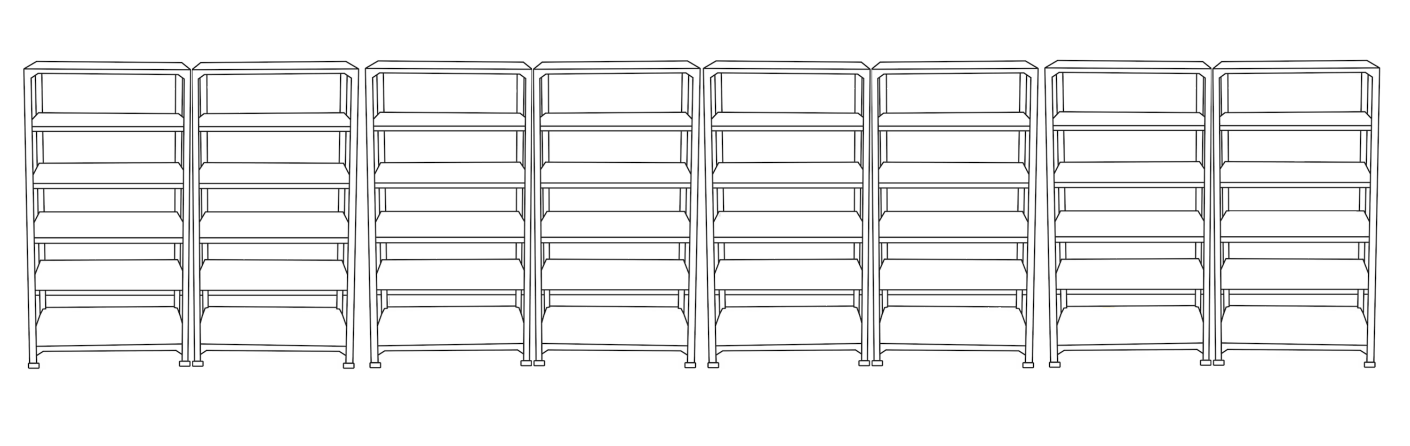
#> input picture backend/src/utils/Imagenes/Mueble.png, 2820 x 892 px, found by its file name (shown at 1/2 size)
$ python GEN.py
#> lines starting #> are read from the running program, lines starting #| are printed output that depends on the picture
import os
from PIL import Image, ImageDraw, ImageFont, ImageFilter

# ======== CONFIGURACIÓN GENERAL ========
BASE_IMAGE = r"C:\Users\abofi\OneDrive\MyStudio\Projects\Academic\Book Locator\bjff-book-locator\backend\src\utils\Imagenes\Mueble.png"

MODE = "final"              # "preview" para ver las 40 cajas, "final" para generar las 160

COLS, ROWS = 8, 5
MODULES = [1, 2]
FACES = [("front", "Frontal"), ("back", "Trasera")]
OUT_PREVIEW = "output_preview"
OUT_FINAL = "output_final"

IMG_W, IMG_H = 2000, 700
TITLE_H = 64
MARGIN = 18

# ======== ESTILO VISUAL ========
HL_FILL   = (255, 230, 120, 190)
HL_BORDER = (215, 145, 0, 255)
TEXT_COLOR= (30, 30, 30)
GLOW_COLOR= (255, 200, 80, 120)
LABEL_TEXT= ""
FONT_PATH = None

# ======== POSICIONES CALIBRADAS (en proporción al alto total del lienzo) ========
# Estas alturas fueron medidas según tu referencia con las líneas rojas
Y_TOPS = [0.132, 0.285, 0.439, 0.592, 0.745]     # límites superiores de cada anaquel
Y_BOTTOMS = [0.260, 0.414, 0.567, 0.720, 0.875]  # límites inferiores de cada anaquel

# Desplazamientos por fila (mismo signo para top y bottom)
# + baja la caja | - la sube
ROW_SHIFT = [  # proporciones del alto total (IMG_H)
    +0.080,   # fila 1 → más abajo
    +0.040,   # fila 2 → más abajo
     0.000,   # fila 3 → OK
     0.000,   # fila 4 → OK
    -0.045    # fila 5 → más arriba
]


# Margen horizontal del conjunto de estanterías (proporciones del ancho total)
X_LEFT, X_RIGHT = 0.018, 0.982

# ======== FUNCIONES ========
def load_font(size):
    try:
        if FONT_PATH:
            return ImageFont.truetype(FONT_PATH, size)
    except Exception:
        pass
    return ImageFont.load_default()

def load_base_canvas():
    base = Image.open(BASE_IMAGE).convert("RGBA")
#> base is the input picture: PIL image 2820x892 RGBA; mean R, G, B, A 239.4, 239.4, 239.4, 255
    base = base.resize((IMG_W, IMG_H - TITLE_H), Image.LANCZOS)
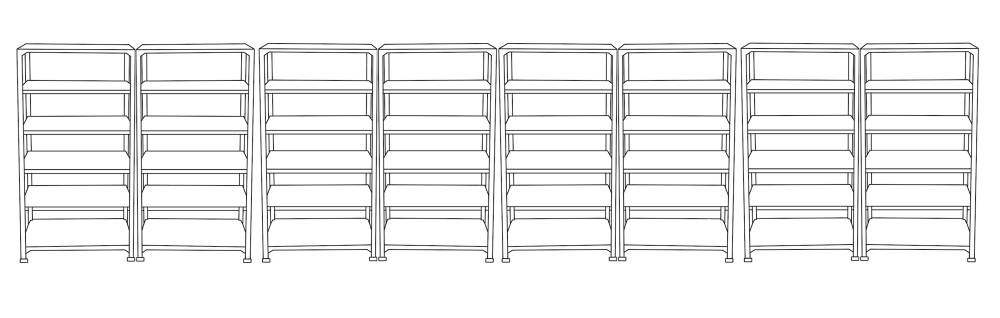
#> base: PIL image 2000x636 RGBA (shown at 1/2 size); mean R, G, B, A 239.2, 239.2, 239.2, 255
    canvas = Image.new("RGBA", (IMG_W, IMG_H), (250,250,252,255))
    canvas.paste(base, (0, TITLE_H), base)
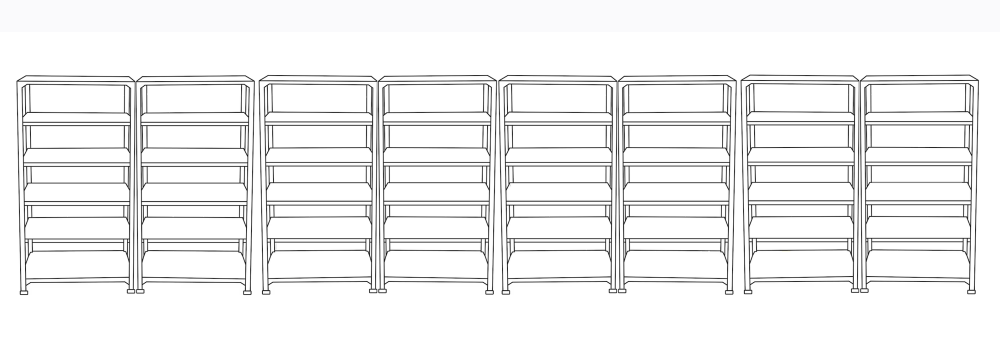
#> canvas: PIL image 2000x700 RGBA (shown at 1/2 size); mean R, G, B, A 240.2, 240.2, 240.4, 255
    return canvas

def get_rect(col, row):
    """Devuelve (x0,y0,x1,y1) aplicando desplazamiento por fila."""
    usable_width = X_RIGHT - X_LEFT
    col_w = usable_width / COLS

    x0 = (X_LEFT + col * col_w) * IMG_W
    x1 = (X_LEFT + (col + 1) * col_w) * IMG_W

    # shift por fila (mismo para top y bottom)
    dy = ROW_SHIFT[row] * IMG_H
    y0 = Y_TOPS[row]    * IMG_H + dy
    y1 = Y_BOTTOMS[row] * IMG_H + dy

    inset = 6
    return (x0+inset, y0+inset, x1-inset, y1-inset)

def glow(img, rect, blur=14, grow=8):
#> called with rect = (42, 154.4, 271, 232), blur = 14, grow = 8
    w,h = img.size
#> w = 2000; h = 700
    gimg = Image.new("RGBA", (w,h), (0,0,0,0))
#> gimg: PIL image 2000x700 RGBA; every value is 0
    g = ImageDraw.Draw(gimg)
    x0,y0,x1,y1 = rect
    for i in range(grow):
        g.rectangle([x0-i,y0-i,x1+i,y1+i], outline=GLOW_COLOR, width=4)
    gimg = gimg.filter(ImageFilter.GaussianBlur(blur))
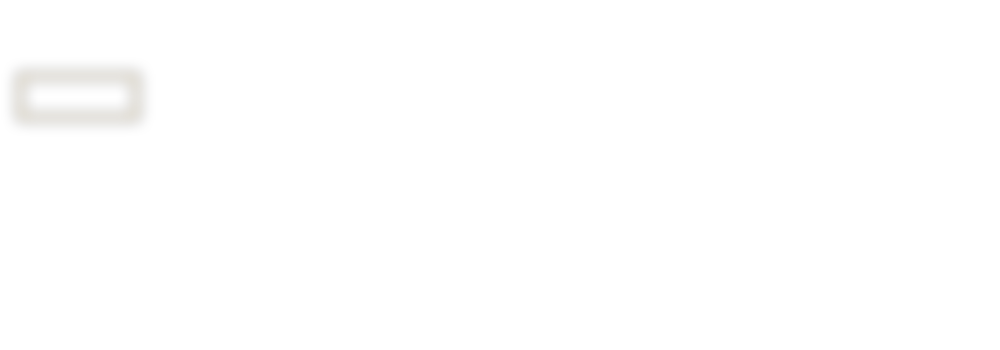
#> gimg: PIL image 2000x700 RGBA (shown at 1/2 size); mean R, G, B, A 1.3, 1, 0.4, 0.6; transparent parts drawn white
    img.alpha_composite(gimg)

def highlight(img, rect, label=True):
#> called with rect = (42, 154.4, 271, 232), label = True
    o = Image.new("RGBA", img.size, (0,0,0,0))
    d = ImageDraw.Draw(o)
    d.rounded_rectangle(rect, radius=12, fill=HL_FILL, outline=HL_BORDER, width=5)
    if label:
        f = load_font(28)
        tb = d.textbbox((0,0), LABEL_TEXT, font=f)
#> tb = (0, 0, 0, 0)
        tw, th = tb[2]-tb[0], tb[3]-tb[1]
#> tw = 0; th = 0
        x0,y0,x1,y1 = rect
        d.text((x0+(x1-x0-tw)//2 + 2, y0+(y1-y0-th)//2 + 2), LABEL_TEXT, font=f, fill=(0,0,0,110))
        d.text((x0+(x1-x0-tw)//2,     y0+(y1-y0-th)//2),     LABEL_TEXT, font=f, fill=TEXT_COLOR)
    img.alpha_composite(o)

def header_footer(img, title, shelf, rack):
#> called with title = 'Módulo 1 | Cara: Frontal', shelf = 1, rack = 1
    d = ImageDraw.Draw(img)
    f1 = load_font(26); f2 = load_font(22)
    tb = d.textbbox((0,0), title, font=f1)
#> tb = (0, 1, 108, 12)
    d.text(((IMG_W-(tb[2]-tb[0]))//2, (TITLE_H-(tb[3]-tb[1]))//2), title, font=f1, fill=TEXT_COLOR)
    info = f"Estantería {shelf} | Anaquel {rack}"
    ib = d.textbbox((0,0), info, font=f2)
#> ib = (0, 1, 111, 12)
    d.text((IMG_W-MARGIN-(ib[2]-ib[0]), IMG_H-MARGIN-(ib[3]-ib[1])), info, font=f2, fill=TEXT_COLOR)

# ======== GENERAR PREVIEW ========
def preview_positions():
    os.makedirs(OUT_PREVIEW, exist_ok=True)
    img = load_base_canvas()
    draw = ImageDraw.Draw(img)
    for c in range(COLS):
        for r in range(ROWS):
            rect = get_rect(c, r)
            draw.rectangle(rect, outline=(255,0,0), width=3)
    img.convert("RGB").save(os.path.join(OUT_PREVIEW, "_preview.jpg"), quality=95)
    print("✅ Preview creada en:", os.path.join(OUT_PREVIEW, "_preview.jpg"))

# ======== GENERAR 160 ========
def generate_all():
    os.makedirs(OUT_FINAL, exist_ok=True)
    for module in MODULES:
        for face_key, face_text in FACES:
            for s in range(1, COLS+1):
                for r in range(1, ROWS+1):
                    img = load_base_canvas()
                    rect = get_rect(s-1, r-1)
                    glow(img, rect)
                    highlight(img, rect, label=True)
                    title = f"Módulo {module} | Cara: {face_text}"
                    header_footer(img, title, s, r)
                    out_dir = os.path.join(OUT_FINAL, f"module{module}", face_key)
                    os.makedirs(out_dir, exist_ok=True)
                    img.convert("RGB").save(os.path.join(out_dir, f"s{s}_r{r}.jpg"), quality=95)
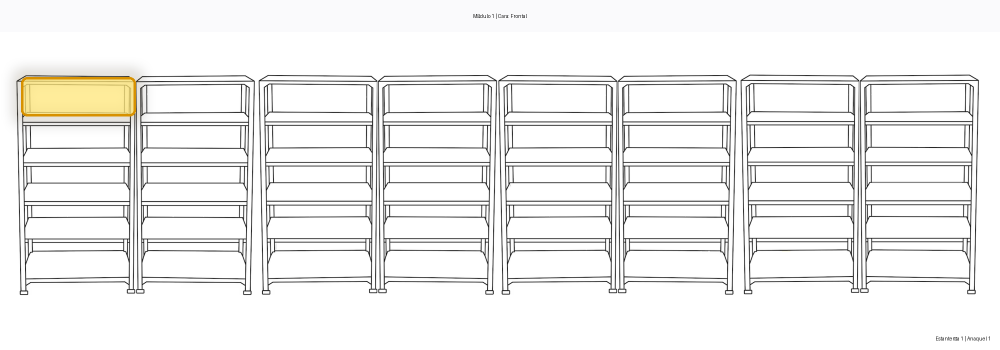
#> saved as s1_r1.jpg: PIL image 2000x700 RGB (shown at 1/2 size); mean R, G, B 240, 239.6, 238.6
    print("✅ 160 imágenes generadas en:", OUT_FINAL)

# ======== MAIN ========
if __name__ == "__main__":
    if MODE == "preview":
        preview_positions()
    else:
#> (the run stopped early here; a loop or call above may not have finished)
